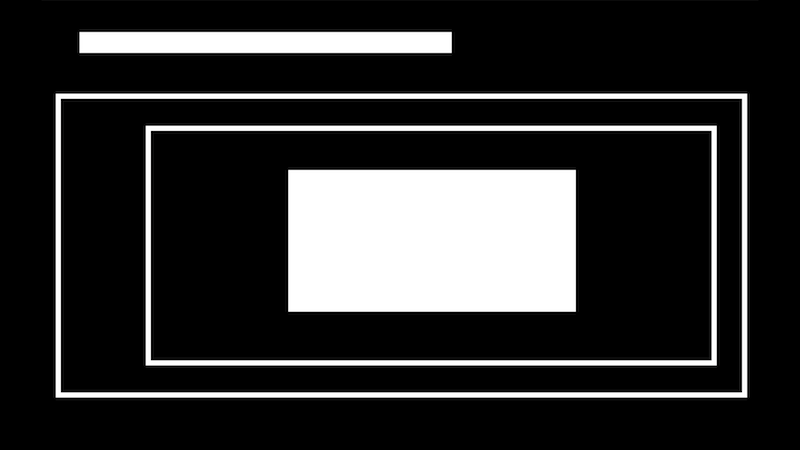
#> input picture Business_card/Opencv_basic/images/contour.png, 800 x 450 px
$ python make_square.py
#> lines starting #> are read from the running program, lines starting #| are printed output that depends on the picture; after the words box and inside, x2 and y2 are one past the last pixel; in counts of white or black regions, pixels touching at a corner belong together
import numpy as np
import cv2
from matplotlib import pyplot as plt

def make_square():
    imagefile = "images/contour.png"
    img = cv2.imread(imagefile)
#> img is the input picture: shape (450, 800, 3); mean B, G, R 48.6, 48.6, 48.6
    grayImg = cv2.cvtColor(img, cv2.COLOR_BGR2GRAY)
    img2 = img.copy()

    edge = cv2.Canny(grayImg, 100, 200)
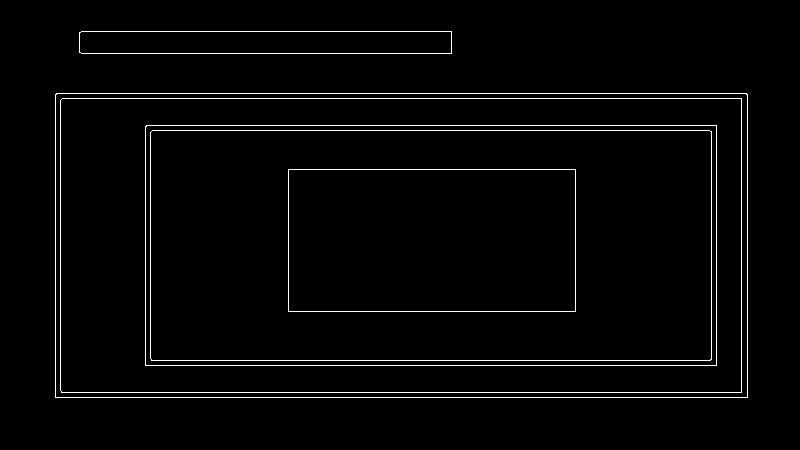
#> edge: shape (450, 800); 2.4% white in thin lines or dots, all inside (x1, y1, x2, y2) = (55, 31, 748, 398)
    contours, hierarchy = cv2.findContours(edge, cv2.RETR_TREE, cv2.CHAIN_APPROX_SIMPLE)
#> contours = 12 contours; largest, box (x1, y1, x2, y2) and area: (55, 93, 748, 398) 210367, (55, 93, 748, 398) 210363, (60, 98, 742, 393) 200210, (60, 98, 742, 393) 200209, (145, 125, 717, 366) 137040
    cnt = contours[0]
#> cnt = [[56, 93], [55, 94], [55, 397], [747, 397], [747, 94], [746, 93]]

    cv2.drawContours(img, [cnt], -1, (0, 255, 0), 3)
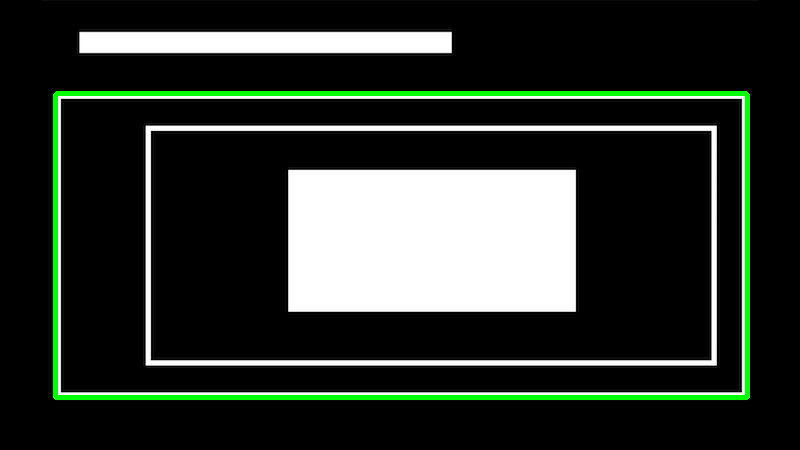
#> img: shape (450, 800, 3); 2.76% of pixels changed, all inside (x1, y1, x2, y2) = (53, 91, 750, 400)
    cv2.imshow('img', img)
    cv2.waitKey(0)
    cv2.destroyAllWindows()
    epsilon = 0.1 * cv2.arcLength(cnt, True)
#> epsilon = 199.1
    approx = cv2.approxPolyDP(cnt, epsilon, True)
#> approx = [[55, 94], [55, 397], [747, 397], [746, 93]]

    cv2.drawContours(img2, [approx], -1, (0, 255, 0), 3)
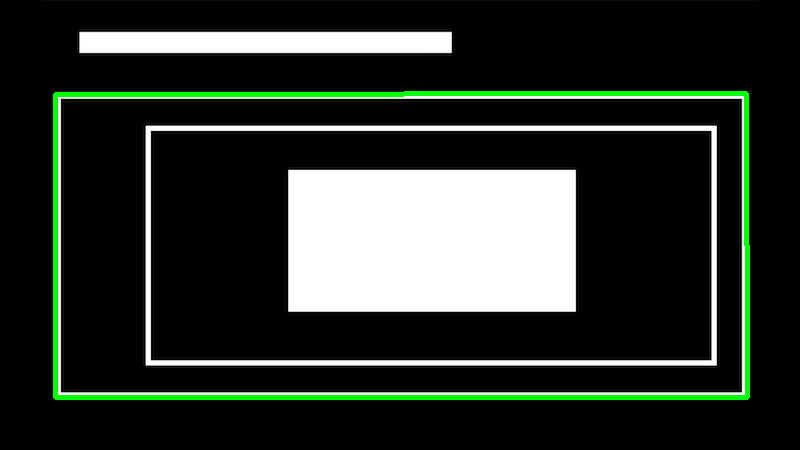
#> img2: shape (450, 800, 3); 2.76% of pixels changed, all inside (x1, y1, x2, y2) = (53, 91, 750, 400)

    # [7 lines of commented-out code are left out]


if __name__ == "__main__":
    make_square()
